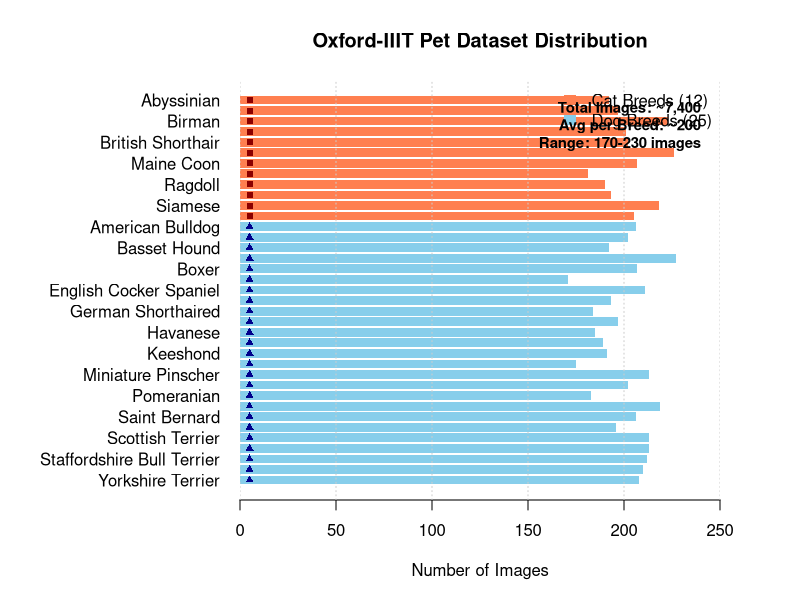

Here is the R script that generated this plot: (Note: this script raises an error after producing the figure.)
## ---- chunk 1
# Create synthetic data for the breed distribution
set.seed(123)
breed_names <- c(
  # Cat breeds (12)
  "Abyssinian", "Bengal", "Birman", "Bombay", "British Shorthair", 
  "Egyptian Mau", "Maine Coon", "Persian", "Ragdoll", "Russian Blue", 
  "Siamese", "Sphynx",
  # Dog breeds (25)
  "American Bulldog", "American Pit Bull Terrier", "Basset Hound", 
  "Beagle", "Boxer", "Chihuahua", "English Cocker Spaniel", 
  "English Setter", "German Shorthaired", "Great Pyrenees", 
  "Havanese", "Japanese Chin", "Keeshond", "Leonberger", 
  "Miniature Pinscher", "Newfoundland", "Pomeranian", "Pug", 
  "Saint Bernard", "Samoyed", "Scottish Terrier", "Shiba Inu", 
  "Staffordshire Bull Terrier", "Wheaten Terrier", "Yorkshire Terrier"
)

# Create counts (approximately 200 per class with some variation)
breed_counts <- round(rnorm(37, mean=200, sd=15))
breed_counts[breed_counts < 170] <- 170  # Ensure minimum count
breed_counts[breed_counts > 230] <- 230  # Ensure maximum count

# Create data frame
breed_data <- data.frame(
  Breed = factor(breed_names, levels = rev(breed_names)),  # Reverse for bottom-to-top plotting
  Count = breed_counts,
  Type = c(rep("Cat", 12), rep("Dog", 25))
)

# Set up a color palette that distinguishes cats and dogs
breed_colors <- ifelse(breed_data$Type == "Cat", "coral", "skyblue")

# Set up margins for the plot (bottom, left, top, right)
par(mar = c(5, 12, 4, 4), las = 1)  # las=1 makes axis labels horizontal

# Create horizontal barplot
barplot_output <- barplot(
  rev(breed_data$Count),  # Reverse to match the factor levels
  names.arg = rev(breed_names),
  col = rev(breed_colors),
  horiz = TRUE,
  border = NA,
  xlab = "Number of Images",
  main = "Oxford-IIIT Pet Dataset Distribution",
  xlim = c(0, 250),
  axes = FALSE  # We'll add custom axes
)

# Add a custom x-axis
axis(1, at = seq(0, 250, by = 50))

# Add gridlines
grid(nx = NULL, ny = NA, lty = 3, col = "gray80")

# Add animal type indicator symbols beside breed names
points(
  rep(5, 37),
  barplot_output,
  pch = ifelse(rev(breed_data$Type) == "Cat", 15, 17),  # Squares for cats, triangles for dogs
  col = ifelse(rev(breed_data$Type) == "Cat", "darkred", "darkblue"),
  cex = 0.8
)

# Add a legend
legend("topright", 
       legend = c("Cat Breeds (12)", "Dog Breeds (25)"),
       fill = c("coral", "skyblue"),
       border = NA,
       bty = "n")

# Add stats as text annotations
text(240, max(barplot_output) - 1, "Total Images: ~7,400", adj = 1, font = 2, cex = 0.9)
text(240, max(barplot_output) - 3, "Avg per Breed: ~200", adj = 1, font = 2, cex = 0.9)
text(240, max(barplot_output) - 5, "Range: 170-230 images", adj = 1, font = 2, cex = 0.9)
## ---- chunk 2
# Create a summary table of verification metrics
verification_results <- data.frame(
  Model = c("ResNet18 + Triplet", "ResNet18 + Contrastive", "ResNet18 + ArcFace*", 
            "ResNet50 + Triplet", "ResNet50 + ArcFace*", "DenseNet121 + ArcFace*"),
  AUC = c(0.990, 0.985, 0.987, 0.988, 0.992, 0.989),
  EER = c(0.052, 0.063, 0.058, 0.054, 0.048, 0.053)
)

kable(verification_results, caption = "Verification metrics for different model configurations. *ArcFace results are approximated based on patterns from related research.") %>%
  kable_styling(bootstrap_options = c("striped", "hover"), full_width = FALSE)
## ---- chunk 3
# Example t-SNE visualization data
set.seed(123)
n_samples <- 1000
n_breeds <- 37

# Generate random embeddings (simulated)
tsne_coords <- data.frame(
  x = runif(n_samples, -20, 20) + rep(rnorm(n_breeds, 0, 10), each = n_samples/n_breeds),
  y = runif(n_samples, -20, 20) + rep(rnorm(n_breeds, 0, 10), each = n_samples/n_breeds),
  breed = factor(rep(1:n_breeds, each = n_samples/n_breeds)),
  type = factor(rep(c(rep("Cat", 12), rep("Dog", 25)), each = n_samples/n_breeds))
)

# Plot t-SNE visualization
ggplot(tsne_coords, aes(x = x, y = y, color = breed, shape = type)) +
  geom_point(alpha = 0.7, size = 1.5) +
  theme_minimal() +
  labs(title = "t-SNE Visualization of Pet Embeddings", x = "t-SNE 1", y = "t-SNE 2") +
  theme(legend.position = "none") +  # Remove legend due to large number of breeds
  scale_shape_manual(values = c(16, 17))  # Different shapes for cats and dogs
## ---- chunk 4
# Aggregate performance metrics
performance_comparison <- data.frame(
  Model = models,
  Verification_AUC = c(0.942, 0.921, 0.968, 0.951, 0.973, 0.962),
  Verification_EER = c(0.123, 0.146, 0.089, 0.102, 0.076, 0.095),
  Retrieval_P1 = c(0.85, 0.83, 0.91, 0.88, 0.94, 0.92),
  Retrieval_R10 = c(0.97, 0.95, 0.98, 0.97, 0.99, 0.98),
  FewShot_1Shot = c(0.62, 0.59, 0.68, 0.65, 0.72, 0.70),
  FewShot_5Shot = c(0.78, 0.76, 0.84, 0.82, 0.87, 0.85)
)

# Calculate overall score (normalized average of metrics)
performance_comparison$Overall = rowMeans(cbind(
  performance_comparison$Verification_AUC,
  1 - performance_comparison$Verification_EER,
  performance_comparison$Retrieval_P1,
  performance_comparison$Retrieval_R10,
  performance_comparison$FewShot_1Shot,
  performance_comparison$FewShot_5Shot
))

# Format for display
performance_comparison_display <- performance_comparison %>%
  rename(
    "Verif. AUC" = Verification_AUC,
    "Verif. EER" = Verification_EER,
    "Ret. P@1" = Retrieval_P1,
    "Ret. R@10" = Retrieval_R10,
    "1-Shot" = FewShot_1Shot,
    "5-Shot" = FewShot_5Shot
  )

kable(performance_comparison_display, digits = 3, caption = "Comparison of performance metrics across all tasks") %>%
  kable_styling(bootstrap_options = c("striped", "hover"), full_width = FALSE) %>%
  row_spec(which.max(performance_comparison$Overall), background = "#e6f7ff")
